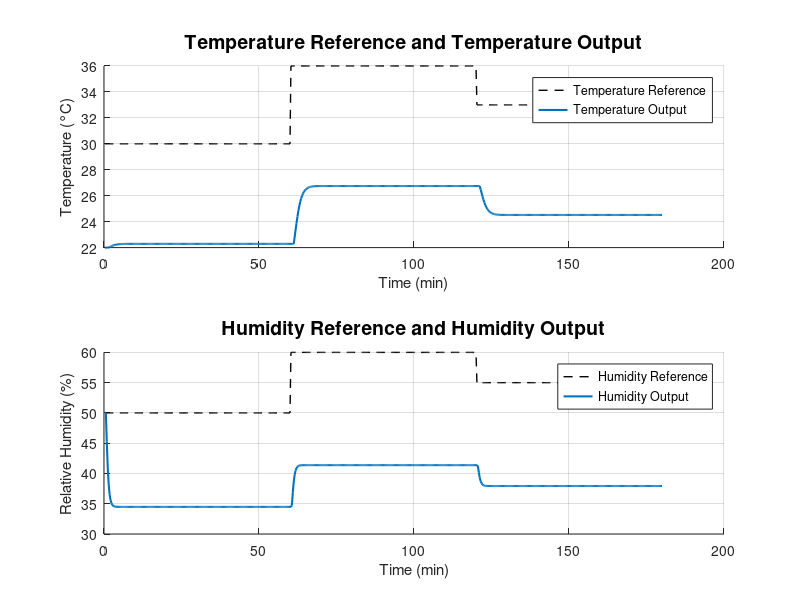

Recreate this plot in MATLAB.
% -- SCRIPT - IMPLEMENTAR PATAMARES EM SISTEMA TITO --
clear; clc; %close all;

qtde_amostras = 600;
T_amost = 18;

%% DEFININDO OS PATAMARES DE CADA ENTRADA
% Entrada 1 - Temperatura
r_1t = zeros(1, qtde_amostras); % Inicializa o vetor de referência
r_1t(1:qtde_amostras) = 30;
r_1t((qtde_amostras/3+1):(2*qtde_amostras/3)) = 36;
r_1t((2*qtde_amostras/3+1):qtde_amostras) = 33;
% Entrada 2 - Umidade
% r_2u = zeros(1, qtde_amostras); % Inicializa o vetor de referência
% r_2u(1:qtde_amostras) = 50;
r_2u(1:qtde_amostras) = 50;
r_2u((qtde_amostras/3+1):(2*qtde_amostras/3)) = 60;
r_2u((2*qtde_amostras/3+1):qtde_amostras) = 55;
%% INICIALIZAÇÕES
u_1t = zeros(1, qtde_amostras);
u_2u = zeros(1, qtde_amostras);
y_11t = zeros(1, qtde_amostras);
y_22u = zeros(1, qtde_amostras);
y_1t = zeros(1, qtde_amostras);
y_2u = zeros(1, qtde_amostras);
erro1 = zeros(1, qtde_amostras);
erro2 = zeros(1, qtde_amostras);
tempo = zeros(1, qtde_amostras);
de = zeros(1, qtde_amostras);
d2e = zeros(1, qtde_amostras);
% Definindo as condições iniciais de 22°C e 50%
temp_inicial = 22;
umid_inicial = 50;

% Loop para preencher as condições iniciais (incluindo o erro)
for k = 1:qtde_amostras
    tempo(k) = k * T_amost;
    
    % Condições iniciais para temperatura (primeiros 5 pontos)
    if k <= 5
        y_1t(k) = temp_inicial;
        y_11t(k) = temp_inicial;
    end
    
    % Condições iniciais para umidade (primeiros 2 pontos)
    if k <= 2
        y_2u(k) = umid_inicial;
        y_22u(k) = umid_inicial;
    end
    
    % Calculo inicial do erro
    erro1(k) = r_1t(k) - y_1t(k);
    erro2(k) = r_2u(k) - y_2u(k);
end
% %% malha aberta temperatura
% for k = 6:qtde_amostras
%     y_11t(k) = 0.9678 * y_11t(k-1) + 0.08796 * r_1t(k-4) + 0.00509 * r_1t(k-5);
%     y_1t(k) = y_11t(k);
% end
% 
% for k = 3:qtde_amostras
%     y_22u(k) = 0.9048 * y_22u(k-1) + 0.02455 * r_2u(k-1) + 0.1869 * r_2u(k-2);
%     y_2u(k) = y_22u(k);
% end
%% LOOPS PARA MALHA FECHADA
% Este loop deve ser refatorado para que o cálculo do erro e da saída
% aconteça de forma sequencial dentro do mesmo loop.

for k = 6:qtde_amostras
    % malha fechada - Temperatura
    y_11t(k) = 0.9678 * y_11t(k-1) + 0.08796 * erro1(k-4) + 0.00509 * erro1(k-5);
    y_1t(k) = y_11t(k);
    erro1(k) = r_1t(k) - y_1t(k);
end

for k = 3:qtde_amostras
    % malha fechada - Umidade
    y_22u(k) = 0.9048 * y_22u(k-1) + 0.02455 * erro2(k-1) + 0.1869 * erro2(k-2);
    y_2u(k) = y_22u(k);
    erro2(k) = r_2u(k) - y_2u(k);
end

for k=6:qtde_amostras
    de(k) = erro1(k) - erro1(k-1);
    d2e(k) = de(k) - de(k-1);
end
% %MALHA FECHADA 

cor_saida   = [0, 0.4470, 0.7410]; % Azul
cor_erro = [0.8500, 0.3250, 0.0980]; % Laranja/Vermelho
estilo_Ref = 'k--';
%% PLOTAGEM DE GRÁFICOS
% MALHA FECHADA
figure
subplot(2,1,1) 
hold on
plot(tempo/60, r_1t,estilo_Ref, 'LineWidth', 1)
plot(tempo/60, y_1t,'Color',cor_saida, 'LineWidth', 1.5)
%plot(tempo/60, erro1,'Color', cor_erro, 'LineWidth', .5)
ylabel('Temperature (°C)');
xlabel('Time (min)');
title('Temperature Reference and Temperature Output', 'FontSize', 14);
legend('Temperature Reference', 'Temperature Output')
grid on
hold off

subplot(2,1,2) 
hold on
plot(tempo/60, r_2u, estilo_Ref, 'LineWidth', 1)
plot(tempo/60, y_2u,'Color',cor_saida, 'LineWidth', 1.5)
%plot(tempo/60, erro2,'Color', cor_erro, 'LineWidth', .5)
ylabel('Relative Humidity (%)');
xlabel('Time (min)');
title('Humidity Reference and Humidity Output', 'FontSize', 14);
legend('Humidity Reference', 'Humidity Output')
grid on
hold off


% figure(1)
% 
% subplot(2,1,1)
% hold on
% plot(tempo/60, r_1t,'r', 'LineWidth', 1.5)
% plot(tempo/60, y_1t,'b', 'LineWidth', 1.5)
% % plot(tempo/60, u_2u, 'g:', 'LineWidth', 1.5)
% % plot(tempo/60, y_1mft,'m', 'LineWidth', 1)
% % plot(tempo/60, erro1,'b', 'LineWidth', 1)
% % legend('Entrada 1 - u_{1}');%, 'Erro 1 - e_{1MF}');
% % title('Resposta da Saída 1 em Malha Fechada - y_{1MF}')
% ylabel('Temperatura (°C)');
% xlabel('Tempo(min)');
% legend('Referência de Temperatura', 'Saída de Temperatura')
% % title('Saída de Temperatura Desacoplada sem Controlador - y_{11}(°C)');
% hold off
% 
% 
% 
% %-------------------
% subplot(2,1,2)
% 
% hold on
% plot(tempo/60, r_2u,'r', 'LineWidth', 1.5)
% plot(tempo/60, y_2u,'b', 'LineWidth', 1.5)
% % plot(tempo/60, u_2u, 'g:', 'LineWidth', 1.5)
% % plot(tempo/60, y_1mft,'m', 'LineWidth', 1)
% % plot(tempo/60, erro1,'b', 'LineWidth', 1)
% % legend('Entrada 1 - u_{1}');%, 'Erro 1 - e_{1MF}');
% % title('Resposta da Saída 1 em Malha Fechada - y_{1MF}')
% ylabel('Umidade Relativa (%)');
% xlabel('Tempo(min)');
% legend('Referência de Umidade', 'Saída de Umidade')
% % title('Saída de Umidade Desacoplada sem Controlador - y_{11}(°C)');
% hold off
